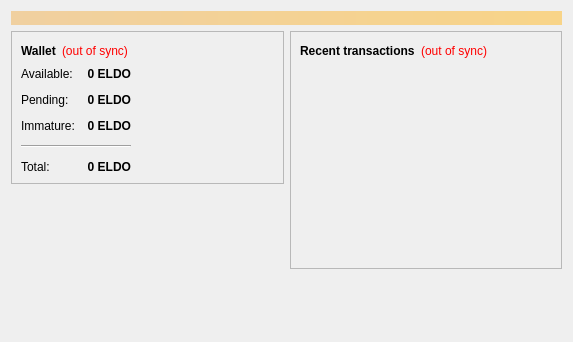
<?xml version="1.0" encoding="UTF-8"?>
<ui version="4.0">
 <class>OverviewPage</class>
 <widget class="QWidget" name="OverviewPage">
  <property name="geometry">
   <rect>
    <x>0</x>
    <y>0</y>
    <width>573</width>
    <height>342</height>
   </rect>
  </property>
  <property name="windowTitle">
   <string>Form</string>
  </property>
  <layout class="QVBoxLayout" name="topLayout">
   <item>
    <widget class="QLabel" name="labelAlerts">
     <property name="visible">
      <bool>false</bool>
     </property>
     <property name="styleSheet">
      <string notr="true">background-color: qlineargradient(x1: 0, y1: 0, x2: 1, y2: 0, stop:0 #F0D0A0, stop:1 #F8D488); color:#000000;</string>
     </property>
     <property name="wordWrap">
      <bool>true</bool>
     </property>
     <property name="margin">
      <number>3</number>
     </property>
    </widget>
   </item>
   <item>
    <layout class="QHBoxLayout" name="horizontalLayout" stretch="1,1">
     <item>
      <layout class="QVBoxLayout" name="verticalLayout_2">
       <item>
        <widget class="QFrame" name="frame">
         <property name="frameShape">
          <enum>QFrame::StyledPanel</enum>
         </property>
         <property name="frameShadow">
          <enum>QFrame::Raised</enum>
         </property>
         <layout class="QVBoxLayout" name="verticalLayout_4">
          <item>
           <layout class="QHBoxLayout" name="horizontalLayout_4">
            <item>
             <widget class="QLabel" name="label_5">
              <property name="font">
               <font>
                <weight>75</weight>
                <bold>true</bold>
               </font>
              </property>
              <property name="text">
               <string>Wallet</string>
              </property>
             </widget>
            </item>
            <item>
             <widget class="QLabel" name="labelWalletStatus">
              <property name="toolTip">
               <string>The displayed information may be out of date. Your wallet automatically synchronizes with the Eldorado network after a connection is established, but this process has not completed yet.</string>
              </property>
              <property name="styleSheet">
               <string notr="true">QLabel { color: red; }</string>
              </property>
              <property name="text">
               <string notr="true">(out of sync)</string>
              </property>
              <property name="alignment">
               <set>Qt::AlignLeading|Qt::AlignLeft|Qt::AlignVCenter</set>
              </property>
             </widget>
            </item>
            <item>
             <spacer name="horizontalSpacer_2">
              <property name="orientation">
               <enum>Qt::Horizontal</enum>
              </property>
              <property name="sizeHint" stdset="0">
               <size>
                <width>40</width>
                <height>20</height>
               </size>
              </property>
             </spacer>
            </item>
           </layout>
          </item>
          <item>
          <layout class="QHBoxLayout" name="horizontalLayout_3">
           <item>
           <layout class="QFormLayout" name="formLayout_2">
            <property name="fieldGrowthPolicy">
             <enum>QFormLayout::AllNonFixedFieldsGrow</enum>
            </property>
            <property name="horizontalSpacing">
             <number>12</number>
            </property>
            <property name="verticalSpacing">
             <number>12</number>
            </property>
            <item row="0" column="0">
             <widget class="QLabel" name="label">
              <property name="text">
               <string>Available:</string>
              </property>
             </widget>
            </item>
            <item row="0" column="1">
             <widget class="QLabel" name="labelBalance">
              <property name="font">
               <font>
                <weight>75</weight>
                <bold>true</bold>
               </font>
              </property>
              <property name="cursor">
               <cursorShape>IBeamCursor</cursorShape>
              </property>
              <property name="toolTip">
               <string>Your current spendable balance</string>
              </property>
              <property name="text">
               <string notr="true">0 ELDO</string>
              </property>
              <property name="alignment">
               <set>Qt::AlignRight|Qt::AlignTrailing|Qt::AlignVCenter</set>
              </property>
              <property name="textInteractionFlags">
               <set>Qt::LinksAccessibleByMouse|Qt::TextSelectableByKeyboard|Qt::TextSelectableByMouse</set>
              </property>
             </widget>
            </item>
            <item row="1" column="0">
             <widget class="QLabel" name="label_3">
              <property name="text">
               <string>Pending:</string>
              </property>
             </widget>
            </item>
            <item row="1" column="1">
             <widget class="QLabel" name="labelUnconfirmed">
              <property name="font">
               <font>
                <weight>75</weight>
                <bold>true</bold>
               </font>
              </property>
              <property name="cursor">
               <cursorShape>IBeamCursor</cursorShape>
              </property>
              <property name="toolTip">
               <string>Total of transactions that have yet to be confirmed, and do not yet count toward the spendable balance</string>
              </property>
              <property name="text">
               <string notr="true">0 ELDO</string>
              </property>
              <property name="alignment">
               <set>Qt::AlignRight|Qt::AlignTrailing|Qt::AlignVCenter</set>
              </property>
              <property name="textInteractionFlags">
               <set>Qt::LinksAccessibleByMouse|Qt::TextSelectableByKeyboard|Qt::TextSelectableByMouse</set>
              </property>
             </widget>
            </item>
            <item row="2" column="0">
             <widget class="QLabel" name="labelImmatureText">
              <property name="text">
               <string>Immature:</string>
              </property>
             </widget>
            </item>
            <item row="2" column="1">
             <widget class="QLabel" name="labelImmature">
              <property name="font">
               <font>
                <weight>75</weight>
                <bold>true</bold>
               </font>
              </property>
              <property name="toolTip">
               <string>Mined balance that has not yet matured</string>
              </property>
              <property name="text">
               <string notr="true">0 ELDO</string>
              </property>
              <property name="alignment">
               <set>Qt::AlignRight|Qt::AlignTrailing|Qt::AlignVCenter</set>
              </property>
              <property name="textInteractionFlags">
               <set>Qt::LinksAccessibleByMouse|Qt::TextSelectableByKeyboard|Qt::TextSelectableByMouse</set>
              </property>
             </widget>
            </item>
            <item row="4" column="0">
             <widget class="QLabel" name="labelTotalText">
              <property name="text">
               <string>Total:</string>
              </property>
             </widget>
            </item>
            <item row="4" column="1">
             <widget class="QLabel" name="labelTotal">
              <property name="font">
               <font>
                <weight>75</weight>
                <bold>true</bold>
               </font>
              </property>
              <property name="cursor">
               <cursorShape>IBeamCursor</cursorShape>
              </property>
              <property name="toolTip">
               <string>Your current total balance</string>
              </property>
              <property name="text">
               <string notr="true">0 ELDO</string>
              </property>
              <property name="alignment">
               <set>Qt::AlignRight|Qt::AlignTrailing|Qt::AlignVCenter</set>
              </property>
              <property name="textInteractionFlags">
               <set>Qt::LinksAccessibleByMouse|Qt::TextSelectableByKeyboard|Qt::TextSelectableByMouse</set>
              </property>
             </widget>
            </item>
            <item row="3" column="0" colspan="2">
             <widget class="Line" name="line">
              <property name="orientation">
               <enum>Qt::Horizontal</enum>
              </property>
             </widget>
            </item>
           </layout>
          </item>
            <item>
             <spacer name="horizontalSpacer_3">
              <property name="orientation">
               <enum>Qt::Horizontal</enum>
              </property>
              <property name="sizeHint" stdset="0">
               <size>
                <width>40</width>
                <height>20</height>
               </size>
              </property>
             </spacer>
            </item>
           </layout>
          </item>
         </layout>
        </widget>
       </item>
       <item>
        <spacer name="verticalSpacer">
         <property name="orientation">
          <enum>Qt::Vertical</enum>
         </property>
         <property name="sizeHint" stdset="0">
          <size>
           <width>20</width>
           <height>40</height>
          </size>
         </property>
        </spacer>
       </item>
      </layout>
     </item>
     <item>
      <layout class="QVBoxLayout" name="verticalLayout_3">
       <item>
        <widget class="QFrame" name="frame_2">
         <property name="frameShape">
          <enum>QFrame::StyledPanel</enum>
         </property>
         <property name="frameShadow">
          <enum>QFrame::Raised</enum>
         </property>
         <layout class="QVBoxLayout" name="verticalLayout">
          <item>
           <layout class="QHBoxLayout" name="horizontalLayout_2">
            <item>
             <widget class="QLabel" name="label_4">
              <property name="text">
               <string>&lt;b&gt;Recent transactions&lt;/b&gt;</string>
              </property>
             </widget>
            </item>
            <item>
             <widget class="QLabel" name="labelTransactionsStatus">
              <property name="toolTip">
               <string>The displayed information may be out of date. Your wallet automatically synchronizes with the Eldorado network after a connection is established, but this process has not completed yet.</string>
              </property>
              <property name="styleSheet">
               <string notr="true">QLabel { color: red; }</string>
              </property>
              <property name="text">
               <string notr="true">(out of sync)</string>
              </property>
              <property name="alignment">
               <set>Qt::AlignRight|Qt::AlignTrailing|Qt::AlignVCenter</set>
              </property>
             </widget>
            </item>
            <item>
             <spacer name="horizontalSpacer">
              <property name="orientation">
               <enum>Qt::Horizontal</enum>
              </property>
              <property name="sizeHint" stdset="0">
               <size>
                <width>40</width>
                <height>20</height>
               </size>
              </property>
             </spacer>
            </item>
           </layout>
          </item>
          <item>
           <widget class="QListView" name="listTransactions">
            <property name="styleSheet">
             <string notr="true">QListView { background: transparent; }</string>
            </property>
            <property name="frameShape">
             <enum>QFrame::NoFrame</enum>
            </property>
            <property name="verticalScrollBarPolicy">
             <enum>Qt::ScrollBarAlwaysOff</enum>
            </property>
            <property name="horizontalScrollBarPolicy">
             <enum>Qt::ScrollBarAlwaysOff</enum>
            </property>
            <property name="selectionMode">
             <enum>QAbstractItemView::NoSelection</enum>
            </property>
           </widget>
          </item>
         </layout>
        </widget>
       </item>
       <item>
        <spacer name="verticalSpacer_2">
         <property name="orientation">
          <enum>Qt::Vertical</enum>
         </property>
         <property name="sizeHint" stdset="0">
          <size>
           <width>20</width>
           <height>40</height>
          </size>
         </property>
        </spacer>
       </item>
      </layout>
     </item>
    </layout>
   </item>
  </layout>
 </widget>
 <resources/>
 <connections/>
</ui>
